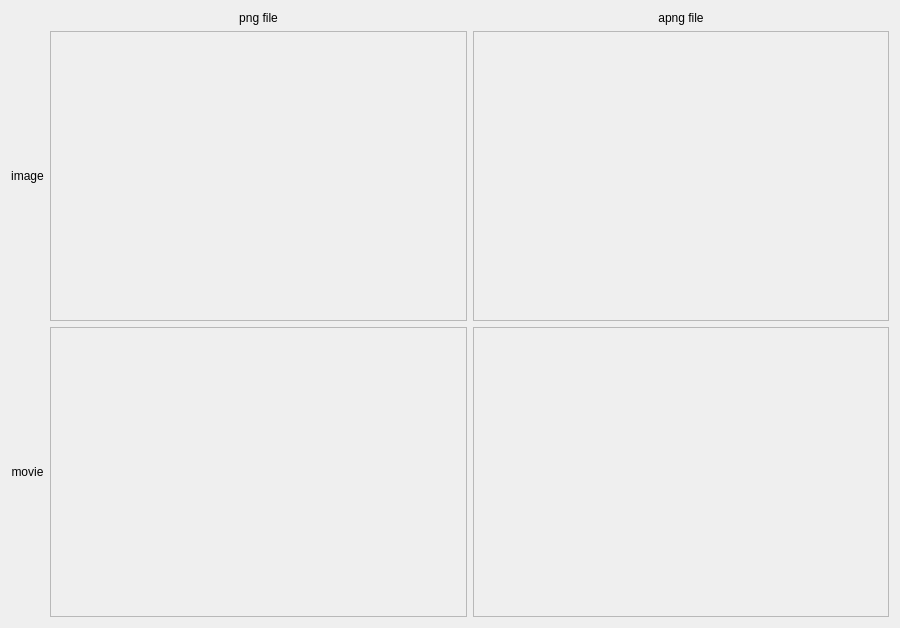
<?xml version="1.0" encoding="UTF-8"?>
<ui version="4.0">
 <class>Widget</class>
 <widget class="QWidget" name="Widget">
  <property name="geometry">
   <rect>
    <x>0</x>
    <y>0</y>
    <width>900</width>
    <height>628</height>
   </rect>
  </property>
  <property name="windowTitle">
   <string>Widget</string>
  </property>
  <layout class="QGridLayout" name="gridLayout" rowstretch="0,1,1" columnstretch="0,1,1">
   <item row="2" column="2">
    <widget class="QLabel" name="label_movie_apng">
     <property name="frameShape">
      <enum>QFrame::StyledPanel</enum>
     </property>
     <property name="alignment">
      <set>Qt::AlignCenter</set>
     </property>
    </widget>
   </item>
   <item row="2" column="1">
    <widget class="QLabel" name="label_movie_png">
     <property name="frameShape">
      <enum>QFrame::StyledPanel</enum>
     </property>
     <property name="alignment">
      <set>Qt::AlignCenter</set>
     </property>
    </widget>
   </item>
   <item row="1" column="1">
    <widget class="QLabel" name="label_image_png">
     <property name="frameShape">
      <enum>QFrame::StyledPanel</enum>
     </property>
     <property name="alignment">
      <set>Qt::AlignCenter</set>
     </property>
    </widget>
   </item>
   <item row="2" column="0">
    <widget class="QLabel" name="label_11">
     <property name="text">
      <string>movie</string>
     </property>
     <property name="alignment">
      <set>Qt::AlignCenter</set>
     </property>
    </widget>
   </item>
   <item row="1" column="2">
    <widget class="QLabel" name="label_image_apng">
     <property name="frameShape">
      <enum>QFrame::StyledPanel</enum>
     </property>
     <property name="alignment">
      <set>Qt::AlignCenter</set>
     </property>
    </widget>
   </item>
   <item row="0" column="1">
    <widget class="QLabel" name="label_14">
     <property name="text">
      <string>png file</string>
     </property>
     <property name="alignment">
      <set>Qt::AlignCenter</set>
     </property>
    </widget>
   </item>
   <item row="1" column="0">
    <widget class="QLabel" name="label_12">
     <property name="text">
      <string>image</string>
     </property>
     <property name="alignment">
      <set>Qt::AlignCenter</set>
     </property>
    </widget>
   </item>
   <item row="0" column="2">
    <widget class="QLabel" name="label_15">
     <property name="text">
      <string>apng file</string>
     </property>
     <property name="alignment">
      <set>Qt::AlignCenter</set>
     </property>
    </widget>
   </item>
  </layout>
 </widget>
 <layoutdefault spacing="6" margin="11"/>
 <resources/>
 <connections/>
</ui>
